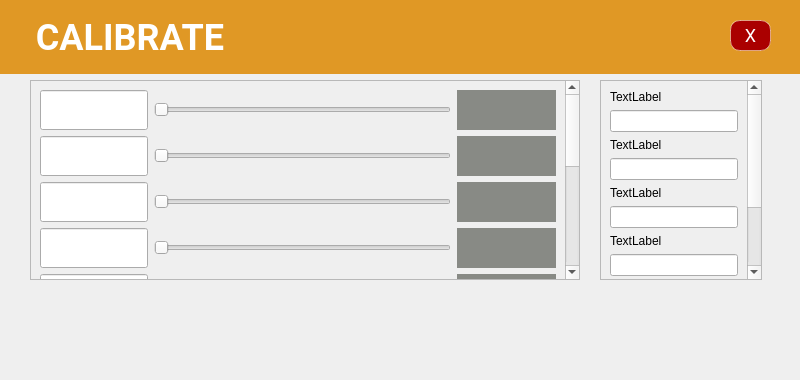
<?xml version="1.0" encoding="UTF-8"?>
<ui version="4.0">
 <class>Form</class>
 <widget class="QWidget" name="Form">
  <property name="geometry">
   <rect>
    <x>0</x>
    <y>0</y>
    <width>800</width>
    <height>380</height>
   </rect>
  </property>
  <property name="windowTitle">
   <string>Form</string>
  </property>
  <widget class="QPushButton" name="pushButton_7">
   <property name="geometry">
    <rect>
     <x>730</x>
     <y>20</y>
     <width>41</width>
     <height>31</height>
    </rect>
   </property>
   <property name="styleSheet">
    <string notr="true">background: #AA0000;
border: 0.5px solid rgba(255, 255, 255, 0.48);
box-sizing: border-box;
border-radius: 10px;
transform: matrix(1, 0, 0, 1, 0, 0);

font-family: Roboto;
font-style: normal;
font-weight: normal;
font-size: 18px;
line-height: 28px;

color: #FFFFFF;</string>
   </property>
   <property name="text">
    <string>X</string>
   </property>
  </widget>
  <widget class="QLabel" name="label_2">
   <property name="geometry">
    <rect>
     <x>0</x>
     <y>0</y>
     <width>800</width>
     <height>74</height>
    </rect>
   </property>
   <property name="styleSheet">
    <string notr="true">font-family: Roboto;
font-style: normal;
font-weight: bold;
font-size: 36px;
line-height: 42px;

color: #FFFFFF;
background-color: #E09825;</string>
   </property>
   <property name="text">
    <string>    CALIBRATE</string>
   </property>
  </widget>
  <widget class="QPushButton" name="pushButton_10">
   <property name="geometry">
    <rect>
     <x>10</x>
     <y>300</y>
     <width>65</width>
     <height>65</height>
    </rect>
   </property>
   <property name="styleSheet">
    <string notr="true">
border-image: url(:/back/assets/back.png);
border-radius:30px</string>
   </property>
   <property name="text">
    <string/>
   </property>
  </widget>
  <widget class="QPushButton" name="pushButton_11">
   <property name="geometry">
    <rect>
     <x>720</x>
     <y>300</y>
     <width>65</width>
     <height>65</height>
    </rect>
   </property>
   <property name="styleSheet">
    <string notr="true">
border-image: url(:/check/assets/check2.png);
border-radius:30px
</string>
   </property>
   <property name="text">
    <string/>
   </property>
  </widget>
  <widget class="QScrollArea" name="scrollArea">
   <property name="geometry">
    <rect>
     <x>30</x>
     <y>80</y>
     <width>550</width>
     <height>200</height>
    </rect>
   </property>
   <property name="widgetResizable">
    <bool>true</bool>
   </property>
   <widget class="QWidget" name="scrollAreaWidgetContents">
    <property name="geometry">
     <rect>
      <x>0</x>
      <y>0</y>
      <width>534</width>
      <height>472</height>
     </rect>
    </property>
    <layout class="QGridLayout" name="gridLayout">
     <item row="5" column="2">
      <widget class="QLineEdit" name="lineEdit_12">
       <property name="minimumSize">
        <size>
         <width>0</width>
         <height>40</height>
        </size>
       </property>
      </widget>
     </item>
     <item row="8" column="2">
      <widget class="QLineEdit" name="lineEdit_15">
       <property name="minimumSize">
        <size>
         <width>0</width>
         <height>40</height>
        </size>
       </property>
      </widget>
     </item>
     <item row="1" column="3">
      <widget class="QSlider" name="horizontalSlider_5">
       <property name="orientation">
        <enum>Qt::Horizontal</enum>
       </property>
      </widget>
     </item>
     <item row="1" column="2">
      <widget class="QLineEdit" name="lineEdit_10">
       <property name="minimumSize">
        <size>
         <width>0</width>
         <height>40</height>
        </size>
       </property>
      </widget>
     </item>
     <item row="0" column="3">
      <widget class="QSlider" name="horizontalSlider">
       <property name="sizePolicy">
        <sizepolicy hsizetype="Expanding" vsizetype="Fixed">
         <horstretch>3</horstretch>
         <verstretch>0</verstretch>
        </sizepolicy>
       </property>
       <property name="orientation">
        <enum>Qt::Horizontal</enum>
       </property>
      </widget>
     </item>
     <item row="3" column="3">
      <widget class="QSlider" name="horizontalSlider_2">
       <property name="orientation">
        <enum>Qt::Horizontal</enum>
       </property>
      </widget>
     </item>
     <item row="7" column="3">
      <widget class="QSlider" name="horizontalSlider_10">
       <property name="orientation">
        <enum>Qt::Horizontal</enum>
       </property>
      </widget>
     </item>
     <item row="4" column="4">
      <widget class="QLabel" name="label_22">
       <property name="minimumSize">
        <size>
         <width>0</width>
         <height>40</height>
        </size>
       </property>
       <property name="styleSheet">
        <string notr="true">background-color: rgb(136, 138, 133);</string>
       </property>
       <property name="text">
        <string/>
       </property>
      </widget>
     </item>
     <item row="8" column="3">
      <widget class="QSlider" name="horizontalSlider_8">
       <property name="orientation">
        <enum>Qt::Horizontal</enum>
       </property>
      </widget>
     </item>
     <item row="7" column="2">
      <widget class="QLineEdit" name="lineEdit_13">
       <property name="minimumSize">
        <size>
         <width>0</width>
         <height>40</height>
        </size>
       </property>
      </widget>
     </item>
     <item row="8" column="4">
      <widget class="QLabel" name="label_26">
       <property name="minimumSize">
        <size>
         <width>0</width>
         <height>40</height>
        </size>
       </property>
       <property name="styleSheet">
        <string notr="true">background-color: rgb(136, 138, 133);</string>
       </property>
       <property name="text">
        <string/>
       </property>
      </widget>
     </item>
     <item row="4" column="3">
      <widget class="QSlider" name="horizontalSlider_6">
       <property name="orientation">
        <enum>Qt::Horizontal</enum>
       </property>
      </widget>
     </item>
     <item row="0" column="4">
      <widget class="QLabel" name="label_18">
       <property name="sizePolicy">
        <sizepolicy hsizetype="Preferred" vsizetype="Preferred">
         <horstretch>1</horstretch>
         <verstretch>0</verstretch>
        </sizepolicy>
       </property>
       <property name="minimumSize">
        <size>
         <width>0</width>
         <height>40</height>
        </size>
       </property>
       <property name="styleSheet">
        <string notr="true">background-color: rgb(136, 138, 133);</string>
       </property>
       <property name="text">
        <string/>
       </property>
      </widget>
     </item>
     <item row="4" column="2">
      <widget class="QLineEdit" name="lineEdit_11">
       <property name="minimumSize">
        <size>
         <width>0</width>
         <height>40</height>
        </size>
       </property>
      </widget>
     </item>
     <item row="3" column="4">
      <widget class="QLabel" name="label_19">
       <property name="minimumSize">
        <size>
         <width>0</width>
         <height>40</height>
        </size>
       </property>
       <property name="styleSheet">
        <string notr="true">background-color: rgb(136, 138, 133);</string>
       </property>
       <property name="text">
        <string/>
       </property>
      </widget>
     </item>
     <item row="6" column="2">
      <widget class="QLineEdit" name="lineEdit_14">
       <property name="minimumSize">
        <size>
         <width>0</width>
         <height>40</height>
        </size>
       </property>
      </widget>
     </item>
     <item row="2" column="3">
      <widget class="QSlider" name="horizontalSlider_4">
       <property name="orientation">
        <enum>Qt::Horizontal</enum>
       </property>
      </widget>
     </item>
     <item row="5" column="3">
      <widget class="QSlider" name="horizontalSlider_3">
       <property name="orientation">
        <enum>Qt::Horizontal</enum>
       </property>
      </widget>
     </item>
     <item row="6" column="3">
      <widget class="QSlider" name="horizontalSlider_7">
       <property name="orientation">
        <enum>Qt::Horizontal</enum>
       </property>
      </widget>
     </item>
     <item row="1" column="4">
      <widget class="QLabel" name="label_21">
       <property name="minimumSize">
        <size>
         <width>0</width>
         <height>40</height>
        </size>
       </property>
       <property name="styleSheet">
        <string notr="true">background-color: rgb(136, 138, 133);</string>
       </property>
       <property name="text">
        <string/>
       </property>
      </widget>
     </item>
     <item row="2" column="2">
      <widget class="QLineEdit" name="lineEdit_9">
       <property name="minimumSize">
        <size>
         <width>0</width>
         <height>40</height>
        </size>
       </property>
      </widget>
     </item>
     <item row="2" column="4">
      <widget class="QLabel" name="label_20">
       <property name="minimumSize">
        <size>
         <width>0</width>
         <height>40</height>
        </size>
       </property>
       <property name="styleSheet">
        <string notr="true">background-color: rgb(136, 138, 133);</string>
       </property>
       <property name="text">
        <string/>
       </property>
      </widget>
     </item>
     <item row="7" column="4">
      <widget class="QLabel" name="label_24">
       <property name="minimumSize">
        <size>
         <width>0</width>
         <height>40</height>
        </size>
       </property>
       <property name="styleSheet">
        <string notr="true">background-color: rgb(136, 138, 133);</string>
       </property>
       <property name="text">
        <string/>
       </property>
      </widget>
     </item>
     <item row="0" column="2">
      <widget class="QLineEdit" name="lineEdit_7">
       <property name="sizePolicy">
        <sizepolicy hsizetype="Expanding" vsizetype="Fixed">
         <horstretch>0</horstretch>
         <verstretch>10</verstretch>
        </sizepolicy>
       </property>
       <property name="minimumSize">
        <size>
         <width>30</width>
         <height>40</height>
        </size>
       </property>
      </widget>
     </item>
     <item row="5" column="4">
      <widget class="QLabel" name="label_23">
       <property name="minimumSize">
        <size>
         <width>0</width>
         <height>40</height>
        </size>
       </property>
       <property name="styleSheet">
        <string notr="true">background-color: rgb(136, 138, 133);</string>
       </property>
       <property name="text">
        <string/>
       </property>
      </widget>
     </item>
     <item row="3" column="2">
      <widget class="QLineEdit" name="lineEdit_8">
       <property name="minimumSize">
        <size>
         <width>0</width>
         <height>40</height>
        </size>
       </property>
      </widget>
     </item>
     <item row="6" column="4">
      <widget class="QLabel" name="label_25">
       <property name="minimumSize">
        <size>
         <width>0</width>
         <height>40</height>
        </size>
       </property>
       <property name="styleSheet">
        <string notr="true">background-color: rgb(136, 138, 133);</string>
       </property>
       <property name="text">
        <string/>
       </property>
      </widget>
     </item>
     <item row="9" column="2">
      <widget class="QLineEdit" name="lineEdit_16">
       <property name="minimumSize">
        <size>
         <width>0</width>
         <height>40</height>
        </size>
       </property>
      </widget>
     </item>
     <item row="9" column="3">
      <widget class="QSlider" name="horizontalSlider_9">
       <property name="orientation">
        <enum>Qt::Horizontal</enum>
       </property>
      </widget>
     </item>
     <item row="9" column="4">
      <widget class="QLabel" name="label_27">
       <property name="minimumSize">
        <size>
         <width>0</width>
         <height>40</height>
        </size>
       </property>
       <property name="styleSheet">
        <string notr="true">background-color: rgb(136, 138, 133);</string>
       </property>
       <property name="text">
        <string/>
       </property>
      </widget>
     </item>
    </layout>
   </widget>
  </widget>
  <widget class="QScrollArea" name="scrollArea_2">
   <property name="geometry">
    <rect>
     <x>600</x>
     <y>80</y>
     <width>162</width>
     <height>200</height>
    </rect>
   </property>
   <property name="widgetResizable">
    <bool>true</bool>
   </property>
   <widget class="QWidget" name="scrollAreaWidgetContents_2">
    <property name="geometry">
     <rect>
      <x>0</x>
      <y>0</y>
      <width>146</width>
      <height>336</height>
     </rect>
    </property>
    <layout class="QVBoxLayout" name="verticalLayout">
     <item>
      <widget class="QLabel" name="label_12">
       <property name="text">
        <string>TextLabel</string>
       </property>
      </widget>
     </item>
     <item>
      <widget class="QLineEdit" name="lineEdit"/>
     </item>
     <item>
      <widget class="QLabel" name="label_13">
       <property name="text">
        <string>TextLabel</string>
       </property>
      </widget>
     </item>
     <item>
      <widget class="QLineEdit" name="lineEdit_2"/>
     </item>
     <item>
      <widget class="QLabel" name="label_14">
       <property name="text">
        <string>TextLabel</string>
       </property>
      </widget>
     </item>
     <item>
      <widget class="QLineEdit" name="lineEdit_3"/>
     </item>
     <item>
      <widget class="QLabel" name="label_15">
       <property name="text">
        <string>TextLabel</string>
       </property>
      </widget>
     </item>
     <item>
      <widget class="QLineEdit" name="lineEdit_4"/>
     </item>
     <item>
      <widget class="QLabel" name="label_16">
       <property name="text">
        <string>TextLabel</string>
       </property>
      </widget>
     </item>
     <item>
      <widget class="QLineEdit" name="lineEdit_5"/>
     </item>
     <item>
      <widget class="QLabel" name="label_17">
       <property name="text">
        <string>TextLabel</string>
       </property>
      </widget>
     </item>
     <item>
      <widget class="QLineEdit" name="lineEdit_6"/>
     </item>
    </layout>
   </widget>
  </widget>
  <zorder>label_2</zorder>
  <zorder>pushButton_7</zorder>
  <zorder>pushButton_11</zorder>
  <zorder>pushButton_10</zorder>
  <zorder>scrollArea</zorder>
  <zorder>scrollArea_2</zorder>
 </widget>
 <resources>
  <include location="test.qrc"/>
 </resources>
 <connections/>
</ui>
